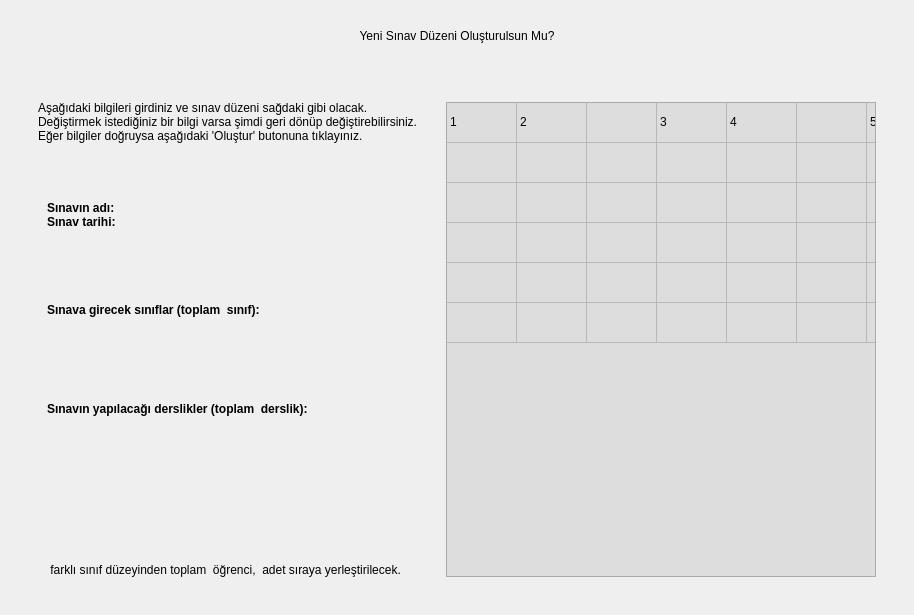
<?xml version="1.0" encoding="UTF-8"?>
<ui version="4.0">
 <class>ikoOSKAR::UI::NSPreviewUi</class>
 <widget class="QWidget" name="ikoOSKAR::UI::NSPreviewUi">
  <property name="geometry">
   <rect>
    <x>0</x>
    <y>0</y>
    <width>914</width>
    <height>615</height>
   </rect>
  </property>
  <property name="windowTitle">
   <string>Form</string>
  </property>
  <layout class="QHBoxLayout" name="horizontalLayout">
   <item>
    <widget class="QFrame" name="frame">
     <property name="maximumSize">
      <size>
       <width>900</width>
       <height>16777215</height>
      </size>
     </property>
     <property name="frameShape">
      <enum>QFrame::NoFrame</enum>
     </property>
     <property name="frameShadow">
      <enum>QFrame::Raised</enum>
     </property>
     <layout class="QVBoxLayout" name="verticalLayout">
      <item>
       <widget class="QFrame" name="frmHeader">
        <property name="frameShape">
         <enum>QFrame::NoFrame</enum>
        </property>
        <property name="frameShadow">
         <enum>QFrame::Raised</enum>
        </property>
        <layout class="QVBoxLayout" name="verticalLayout_2">
         <item>
          <widget class="QLabel" name="lblHeader">
           <property name="maximumSize">
            <size>
             <width>16777215</width>
             <height>30</height>
            </size>
           </property>
           <property name="text">
            <string>Yeni Sınav Düzeni Oluşturulsun Mu?</string>
           </property>
           <property name="alignment">
            <set>Qt::AlignCenter</set>
           </property>
          </widget>
         </item>
         <item>
          <widget class="QWidget" name="wdFiller" native="true"/>
         </item>
        </layout>
       </widget>
      </item>
      <item>
       <widget class="QFrame" name="frmForm">
        <property name="frameShape">
         <enum>QFrame::NoFrame</enum>
        </property>
        <property name="lineWidth">
         <number>0</number>
        </property>
        <layout class="QHBoxLayout" name="horizontalLayout_2">
         <item>
          <widget class="QFrame" name="frame_2">
           <property name="frameShape">
            <enum>QFrame::NoFrame</enum>
           </property>
           <property name="frameShadow">
            <enum>QFrame::Raised</enum>
           </property>
           <layout class="QVBoxLayout" name="verticalLayout_3">
            <property name="spacing">
             <number>20</number>
            </property>
            <item>
             <widget class="QLabel" name="lblDescription">
              <property name="text">
               <string>Aşağıdaki bilgileri girdiniz ve sınav düzeni sağdaki gibi olacak. Değiştirmek istediğiniz bir bilgi varsa şimdi geri dönüp değiştirebilirsiniz. Eğer bilgiler doğruysa aşağıdaki 'Oluştur' butonuna tıklayınız.</string>
              </property>
              <property name="wordWrap">
               <bool>true</bool>
              </property>
             </widget>
            </item>
            <item>
             <spacer name="horizontalSpacer">
              <property name="orientation">
               <enum>Qt::Horizontal</enum>
              </property>
              <property name="sizeHint" stdset="0">
               <size>
                <width>40</width>
                <height>20</height>
               </size>
              </property>
             </spacer>
            </item>
            <item>
             <widget class="QFrame" name="frame_7">
              <property name="frameShape">
               <enum>QFrame::NoFrame</enum>
              </property>
              <property name="frameShadow">
               <enum>QFrame::Raised</enum>
              </property>
              <layout class="QVBoxLayout" name="verticalLayout_8">
               <property name="topMargin">
                <number>0</number>
               </property>
               <property name="bottomMargin">
                <number>0</number>
               </property>
               <item>
                <widget class="QLabel" name="lblExamInfo">
                 <property name="font">
                  <font>
                   <bold>true</bold>
                  </font>
                 </property>
                 <property name="text">
                  <string>Sınavın adı: &lt;x&gt;
Sınav tarihi: &lt;y&gt;</string>
                 </property>
                 <property name="alignment">
                  <set>Qt::AlignLeading|Qt::AlignLeft|Qt::AlignTop</set>
                 </property>
                 <property name="wordWrap">
                  <bool>true</bool>
                 </property>
                </widget>
               </item>
              </layout>
             </widget>
            </item>
            <item>
             <widget class="QFrame" name="frame_3">
              <property name="frameShape">
               <enum>QFrame::NoFrame</enum>
              </property>
              <property name="frameShadow">
               <enum>QFrame::Raised</enum>
              </property>
              <layout class="QVBoxLayout" name="verticalLayout_5">
               <property name="topMargin">
                <number>0</number>
               </property>
               <property name="bottomMargin">
                <number>0</number>
               </property>
               <item>
                <widget class="QLabel" name="lblClassHeader">
                 <property name="maximumSize">
                  <size>
                   <width>16777215</width>
                   <height>20</height>
                  </size>
                 </property>
                 <property name="font">
                  <font>
                   <bold>true</bold>
                  </font>
                 </property>
                 <property name="text">
                  <string>Sınava girecek sınıflar (toplam &lt;x&gt; sınıf):</string>
                 </property>
                </widget>
               </item>
               <item>
                <widget class="QLabel" name="lblClasses">
                 <property name="text">
                  <string/>
                 </property>
                 <property name="alignment">
                  <set>Qt::AlignLeading|Qt::AlignLeft|Qt::AlignTop</set>
                 </property>
                 <property name="wordWrap">
                  <bool>true</bool>
                 </property>
                </widget>
               </item>
              </layout>
             </widget>
            </item>
            <item>
             <widget class="QFrame" name="frame_5">
              <property name="frameShape">
               <enum>QFrame::NoFrame</enum>
              </property>
              <property name="frameShadow">
               <enum>QFrame::Raised</enum>
              </property>
              <layout class="QVBoxLayout" name="verticalLayout_6">
               <property name="topMargin">
                <number>0</number>
               </property>
               <property name="bottomMargin">
                <number>0</number>
               </property>
               <item>
                <widget class="QLabel" name="lblHallHeader">
                 <property name="maximumSize">
                  <size>
                   <width>16777215</width>
                   <height>20</height>
                  </size>
                 </property>
                 <property name="font">
                  <font>
                   <bold>true</bold>
                  </font>
                 </property>
                 <property name="text">
                  <string>Sınavın yapılacağı derslikler (toplam &lt;x&gt; derslik):</string>
                 </property>
                </widget>
               </item>
               <item>
                <widget class="QLabel" name="lblHalls">
                 <property name="text">
                  <string/>
                 </property>
                 <property name="alignment">
                  <set>Qt::AlignLeading|Qt::AlignLeft|Qt::AlignTop</set>
                 </property>
                 <property name="wordWrap">
                  <bool>true</bool>
                 </property>
                </widget>
               </item>
              </layout>
             </widget>
            </item>
            <item>
             <widget class="QFrame" name="frame_6">
              <property name="frameShape">
               <enum>QFrame::NoFrame</enum>
              </property>
              <property name="frameShadow">
               <enum>QFrame::Raised</enum>
              </property>
              <layout class="QVBoxLayout" name="verticalLayout_7">
               <property name="topMargin">
                <number>0</number>
               </property>
               <property name="bottomMargin">
                <number>0</number>
               </property>
               <item>
                <widget class="QLabel" name="lblGeneralInfo">
                 <property name="text">
                  <string>&lt;x&gt; farklı sınıf düzeyinden toplam &lt;y&gt; öğrenci, &lt;z&gt; adet sıraya yerleştirilecek.</string>
                 </property>
                 <property name="alignment">
                  <set>Qt::AlignBottom|Qt::AlignLeading|Qt::AlignLeft</set>
                 </property>
                 <property name="wordWrap">
                  <bool>true</bool>
                 </property>
                </widget>
               </item>
              </layout>
             </widget>
            </item>
           </layout>
          </widget>
         </item>
         <item>
          <widget class="QFrame" name="frame_4">
           <property name="frameShape">
            <enum>QFrame::NoFrame</enum>
           </property>
           <property name="frameShadow">
            <enum>QFrame::Raised</enum>
           </property>
           <layout class="QVBoxLayout" name="verticalLayout_4">
            <item>
             <spacer name="horizontalSpacer_2">
              <property name="orientation">
               <enum>Qt::Horizontal</enum>
              </property>
              <property name="sizeHint" stdset="0">
               <size>
                <width>40</width>
                <height>20</height>
               </size>
              </property>
             </spacer>
            </item>
            <item>
             <widget class="QTableWidget" name="tableWidget">
              <property name="enabled">
               <bool>true</bool>
              </property>
              <property name="minimumSize">
               <size>
                <width>430</width>
                <height>0</height>
               </size>
              </property>
              <property name="maximumSize">
               <size>
                <width>430</width>
                <height>16777215</height>
               </size>
              </property>
              <property name="focusPolicy">
               <enum>Qt::NoFocus</enum>
              </property>
              <property name="styleSheet">
               <string notr="true">background-color: #dddddd</string>
              </property>
              <property name="verticalScrollBarPolicy">
               <enum>Qt::ScrollBarAlwaysOff</enum>
              </property>
              <property name="horizontalScrollBarPolicy">
               <enum>Qt::ScrollBarAlwaysOff</enum>
              </property>
              <property name="autoScroll">
               <bool>false</bool>
              </property>
              <property name="editTriggers">
               <set>QAbstractItemView::NoEditTriggers</set>
              </property>
              <property name="selectionMode">
               <enum>QAbstractItemView::NoSelection</enum>
              </property>
              <property name="showGrid">
               <bool>true</bool>
              </property>
              <attribute name="horizontalHeaderVisible">
               <bool>false</bool>
              </attribute>
              <attribute name="horizontalHeaderCascadingSectionResizes">
               <bool>false</bool>
              </attribute>
              <attribute name="horizontalHeaderMinimumSectionSize">
               <number>5</number>
              </attribute>
              <attribute name="horizontalHeaderDefaultSectionSize">
               <number>70</number>
              </attribute>
              <attribute name="horizontalHeaderStretchLastSection">
               <bool>false</bool>
              </attribute>
              <attribute name="verticalHeaderVisible">
               <bool>false</bool>
              </attribute>
              <attribute name="verticalHeaderMinimumSectionSize">
               <number>5</number>
              </attribute>
              <attribute name="verticalHeaderDefaultSectionSize">
               <number>40</number>
              </attribute>
              <row>
               <property name="text">
                <string>row0</string>
               </property>
              </row>
              <row>
               <property name="text">
                <string>row1</string>
               </property>
              </row>
              <row>
               <property name="text">
                <string>row2</string>
               </property>
              </row>
              <row>
               <property name="text">
                <string>row3</string>
               </property>
              </row>
              <row>
               <property name="text">
                <string>row4</string>
               </property>
              </row>
              <row>
               <property name="text">
                <string>row5</string>
               </property>
              </row>
              <column>
               <property name="text">
                <string>col0</string>
               </property>
              </column>
              <column>
               <property name="text">
                <string>col1</string>
               </property>
              </column>
              <column>
               <property name="text">
                <string>sep0</string>
               </property>
              </column>
              <column>
               <property name="text">
                <string>col2</string>
               </property>
              </column>
              <column>
               <property name="text">
                <string>col3</string>
               </property>
              </column>
              <column>
               <property name="text">
                <string>sep1</string>
               </property>
              </column>
              <column>
               <property name="text">
                <string>col4</string>
               </property>
              </column>
              <column>
               <property name="text">
                <string>col5</string>
               </property>
              </column>
              <item row="0" column="0">
               <property name="text">
                <string>1</string>
               </property>
               <property name="background">
                <brush brushstyle="NoBrush">
                 <color alpha="255">
                  <red>0</red>
                  <green>0</green>
                  <blue>0</blue>
                 </color>
                </brush>
               </property>
              </item>
              <item row="0" column="1">
               <property name="text">
                <string>2</string>
               </property>
              </item>
              <item row="0" column="2">
               <property name="text">
                <string/>
               </property>
              </item>
              <item row="0" column="3">
               <property name="text">
                <string>3</string>
               </property>
              </item>
              <item row="0" column="4">
               <property name="text">
                <string>4</string>
               </property>
              </item>
              <item row="0" column="5">
               <property name="text">
                <string/>
               </property>
              </item>
              <item row="0" column="6">
               <property name="text">
                <string>5</string>
               </property>
              </item>
              <item row="0" column="7">
               <property name="text">
                <string>6</string>
               </property>
              </item>
             </widget>
            </item>
           </layout>
          </widget>
         </item>
        </layout>
       </widget>
      </item>
     </layout>
    </widget>
   </item>
  </layout>
 </widget>
 <resources/>
 <connections/>
</ui>
